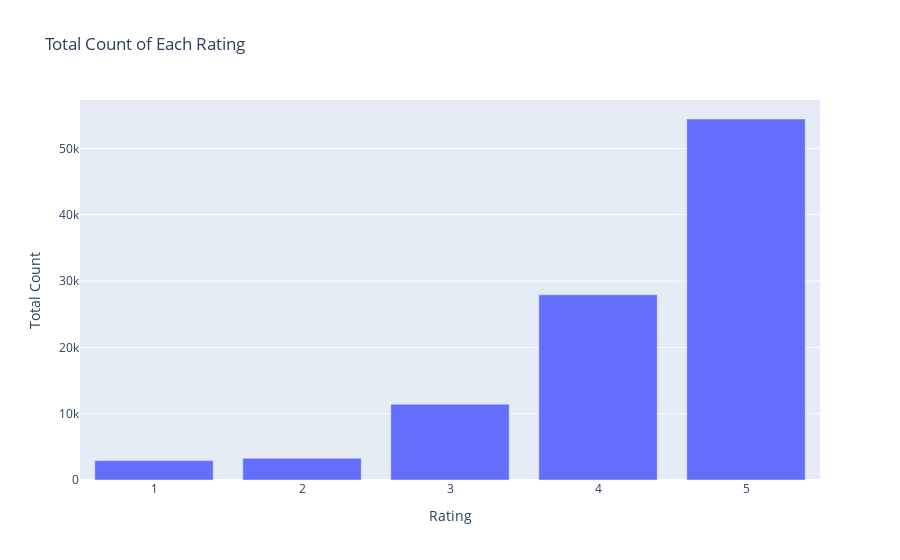

This figure's notebook cell:
### Code cell
# Plot total count
fig1 = px.bar(summary_data_frame, x='Rating', y='Count', title='Total Count of Each Rating')
fig1.update_layout(xaxis_title='Rating', yaxis_title='Total Count', uniformtext_mode='hide')
fig1.show()

### Figure 1 — Plotly figure (JSON) as saved in the notebook; plotly's stock layout.template omitted (floating-point values rounded to 4 significant figures)
{"data": [{"alignmentgroup": "True", "hovertemplate": "Rating=%{x}<br>Count=%{y}<extra></extra>", "legendgroup": "", "marker": {"color": "#636efa", "pattern": {"shape": ""}}, "name": "", "offsetgroup": "", "orientation": "v", "showlegend": false, "textposition": "auto", "type": "bar", "x": [1, 2, 3, 4, 5], "xaxis": "x", "y": [2924, 3275, 11440, 27925, 54436], "yaxis": "y"}], "layout": {"barmode": "relative", "legend": {"tracegroupgap": 0}, "title": {"text": "Total Count of Each Rating"}, "uniformtext": {"mode": "hide"}, "xaxis": {"anchor": "y", "domain": [0, 1], "title": {"text": "Rating"}}, "yaxis": {"anchor": "x", "domain": [0, 1], "title": {"text": "Total Count"}}}}
